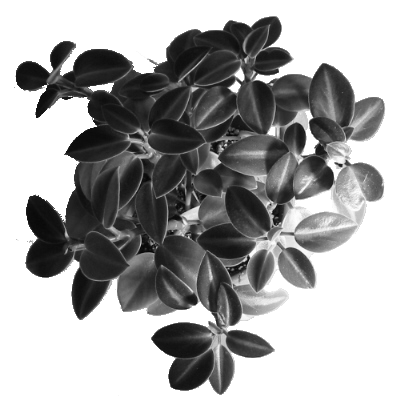
#> input picture images/plant2_400x400.png, 400 x 400 px
$ python fast_stippling_upgrade.py
#> lines starting #> are read from the running program, lines starting #| are printed output that depends on the picture
#> further down, image is the input picture: shape (400, 400); min 6, max 255, mean 163.8
import numpy as np
import matplotlib.pyplot as plt
import cv2

##############################################################
###############     CHOIX DES PARAMETRES   ###################
##############################################################

PATCH_SIZE = 2                  # Taille des patchs (en pixels)
MAX_STIPPLES = 3                # Nb de points pour le niveau noir
LEVELS = 80                     # Nb de niveaux de gris
STIPPLE_LIBRARY = {}            # Dictionnaire pours stocker les différents points suivant le niveau

# Générer des points uniformes
def generate_stipple_points_uniform(N, patch_size):
    points = np.random.rand(N, 2) * patch_size
    return points

# Pre calcul avec des points alétoires uniformes
def precompute_stipple_levels():
    for i in range(LEVELS):
        t = i / (LEVELS - 1)
        N = int(MAX_STIPPLES * (1 - t))
        points = generate_stipple_points_uniform(N, PATCH_SIZE)
        STIPPLE_LIBRARY[i] = points

# Fast stippling de l'image
def render_stipple_image(img):
    H, W = img.shape
#> H = 400; W = 400
    result_points = []
    for y in range(0, H, PATCH_SIZE):
        for x in range(0, W, PATCH_SIZE):
            patch = img[y:y+PATCH_SIZE, x:x+PATCH_SIZE]
            t = np.mean(patch) / 255.0
            level_index = int(t * (LEVELS - 1))
            stipple_patch = STIPPLE_LIBRARY.get(level_index, np.empty((0, 2)))
            shifted = stipple_patch + np.array([x, y])
            result_points.append(shifted)
#> after the loop, result_points = 40000 items
    return np.vstack(result_points)


if __name__ == "__main__":

    # Charger image
    url_image = 'images/plant2_400x400.png'
    image = cv2.imread(url_image, cv2.IMREAD_GRAYSCALE)
    image = (image).astype(np.uint8)

    #Sauvegarde
    name_image = url_image.split('/')[1].split('.')[0]
    url_sauvegarde = 'resultats/fast_stippling/fast_stippling_upgrade_'+name_image+'.png'

    # Pré-calcul
    precompute_stipple_levels()

    # Génération de l'image stipple
    stipple_pts = render_stipple_image(image)
#> stipple_pts = 32223 pairs, first value 16.04 to 383.9, second value 16.14 to 392.9

    plt.figure(figsize=(6, 6))
    plt.imshow(image, cmap="gray", alpha=0)
    plt.scatter(stipple_pts[:, 0], stipple_pts[:, 1], s=0.3, color='black')
    plt.title("Fast stipple avec génération aléatoire")
    plt.axis("off")
    plt.savefig(url_sauvegarde, dpi=300, bbox_inches='tight')
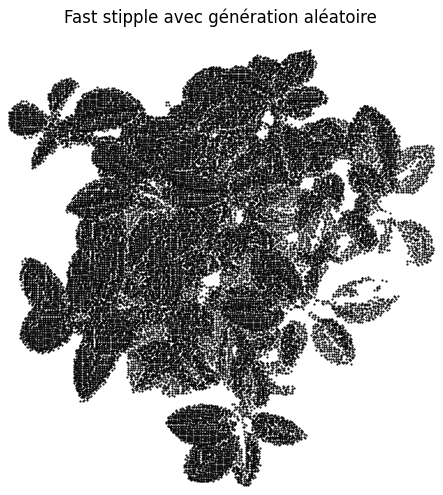
#> figure drawn by matplotlib, 1 panel
    plt.show()

$ run again, with images/plant5_700x700.png copied over images/plant2_400x400.png
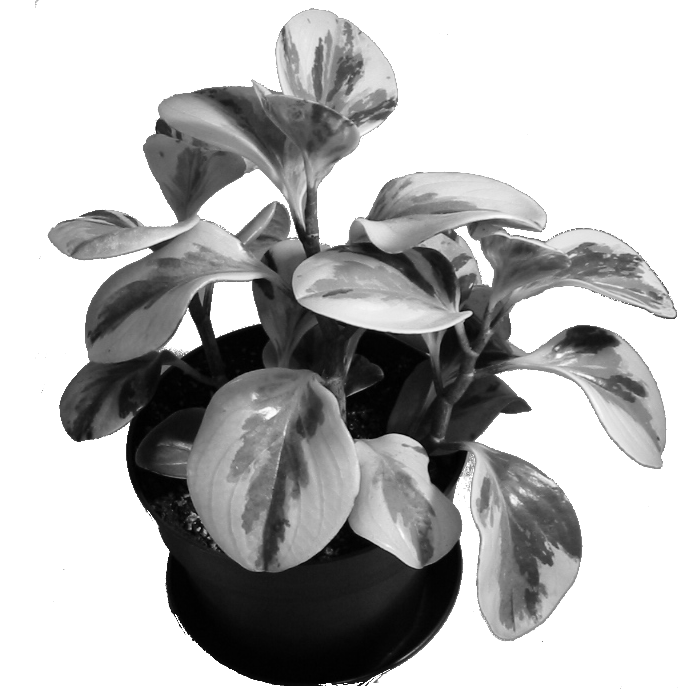
#> input picture images/plant5_700x700.png, 700 x 700 px
#> image is the input picture: shape (700, 700); min 0, max 255, mean 182.3
#> after the loop in render_stipple_image, `for y in range(0, H, PATCH_SIZE):`: result_points = 122500 items
#> stipple_pts = 73380 pairs, first value 49.15 to 675.6, second value 8.91 to 685.9
#> `plt.savefig(url_sauvegarde, dpi=300, bbox_inches='tight')`:
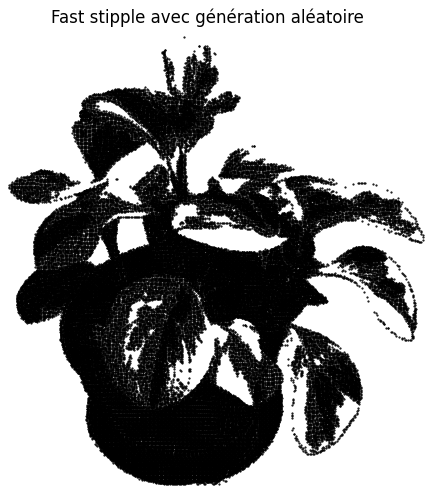
#> figure drawn by matplotlib, 1 panel

$ run again, with images/Simone-Gasparini.png copied over images/plant2_400x400.png
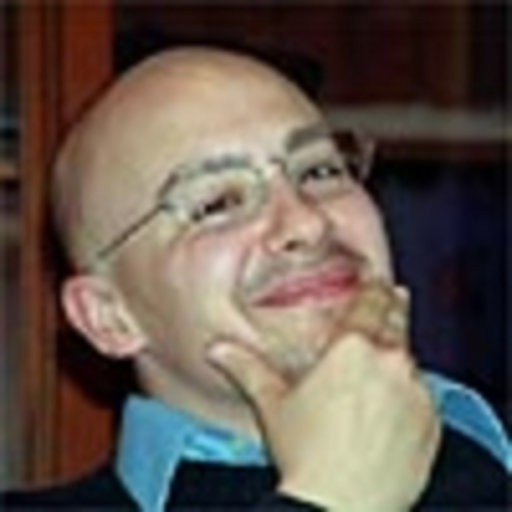
#> input picture images/Simone-Gasparini.png, 512 x 512 px
#> `image = cv2.imread(url_image, cv2.IMREAD_GRAYSCALE)`:
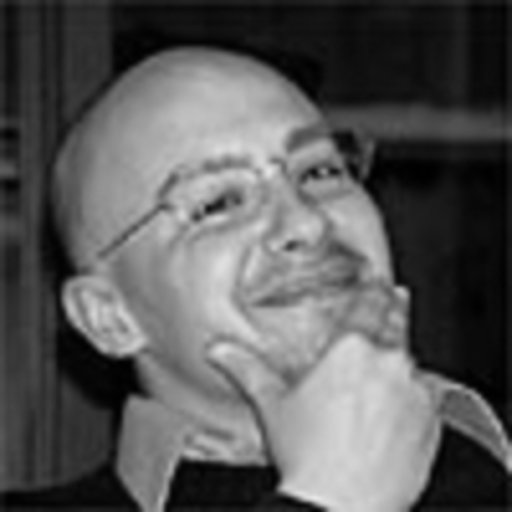
#> image: shape (512, 512); min 0, max 231, mean 89.4
#> after the loop in render_stipple_image, `for y in range(0, H, PATCH_SIZE):`: result_points = 65536 items
#> stipple_pts = 90181 pairs, first value 0.0376 to 512, second value 0.12 to 512
#> `plt.savefig(url_sauvegarde, dpi=300, bbox_inches='tight')`:
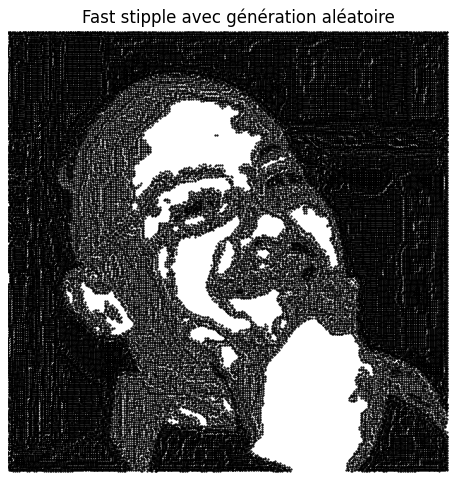
#> figure drawn by matplotlib, 1 panel
